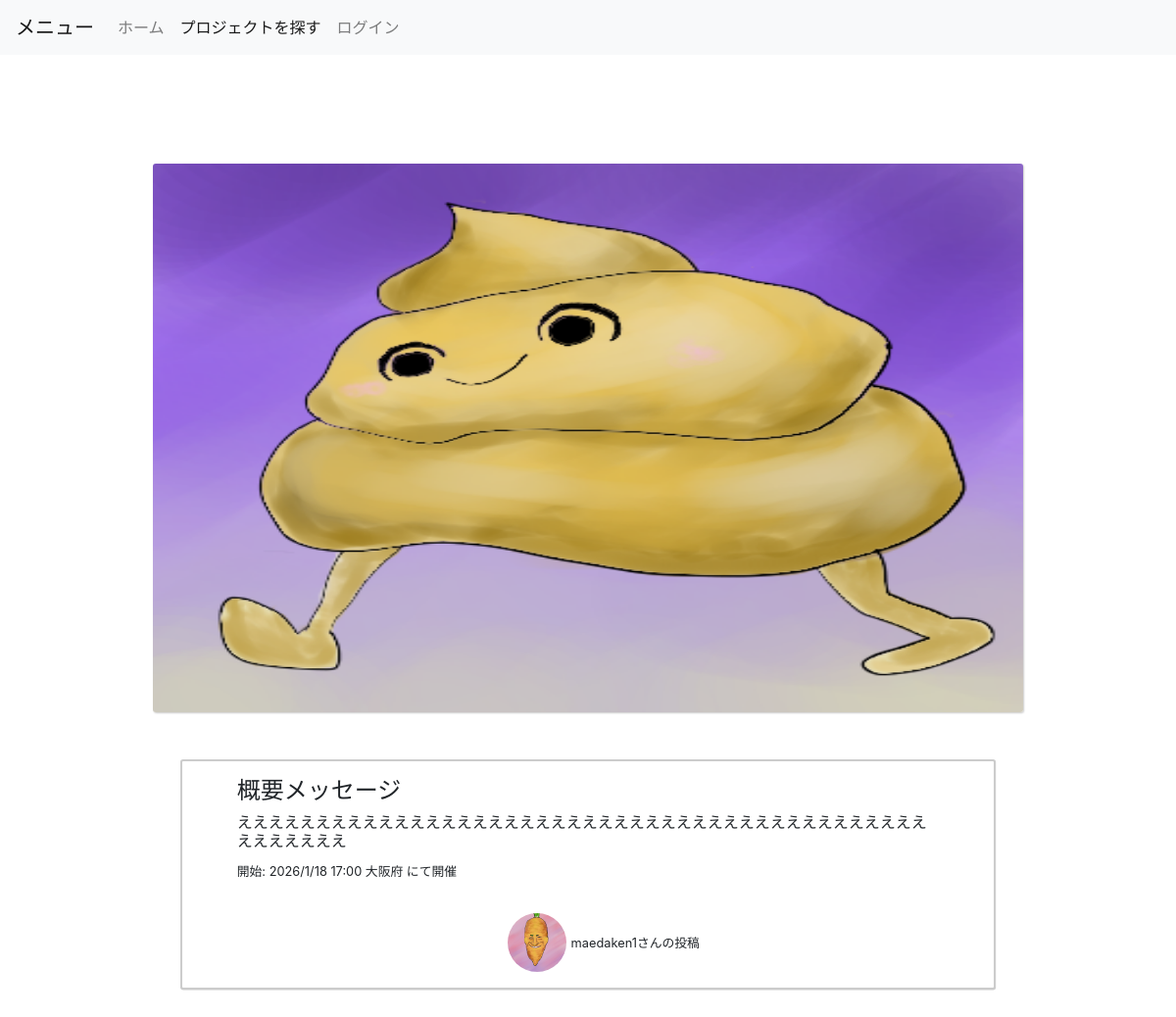
The app's page /lcom_web/project/content.php?id=13 with its own data.
### tables this page shows
CREATE TABLE `projects` (
  `id` int(11) NOT NULL,
  `project_name` varchar(255) NOT NULL,
  `message` text NOT NULL,
  `member_id` int(11) NOT NULL,
  `place` varchar(255) NOT NULL,
  `project_picture` varchar(255) NOT NULL,
  `open_year` int(11) NOT NULL,
  `open_month` int(11) NOT NULL,
  `open_date` int(11) NOT NULL,
  `open_time` int(11) NOT NULL,
  `place_id` int(11) NOT NULL,
  `created` datetime NOT NULL,
  `modified` timestamp NOT NULL DEFAULT current_timestamp() ON UPDATE current_timestamp()
);

CREATE TABLE `members` (
  `id` int(11) NOT NULL,
  `name` varchar(255) NOT NULL,
  `email` varchar(255) NOT NULL,
  `password` varchar(128) NOT NULL,
  `picture` varchar(255) NOT NULL,
  `point` int(11) NOT NULL,
  `created` datetime NOT NULL,
  `modified` timestamp NOT NULL DEFAULT current_timestamp() ON UPDATE current_timestamp()
);

### lcom_web/prefacture.php (called while the page is built, shortened)
<?php
function refer_prefecture($place_id){
    switch ($place_id) {
        case '3':
        $prefacture = '大阪府';
          break;
        }
    return $prefacture;
}
?>

### lcom_web/project/content.php (the view, shortened to what this page needs)
<?php
require('../dbconnect.php');
require('../prefacture.php');
if (isset($_SESSION['id']) && $_SESSION['time'] + 3600 > time()) {
    $_SESSION['time'] = time();
    $loginflag = true;
} else {
    $loginflag = false;
}
$procards = $db->prepare('SELECT * FROM projects WHERE id=?');
$procards->execute(array($_REQUEST['id']));
$procard = $procards->fetch();
$members = $db->prepare('SELECT * FROM members WHERE id=?');
$members->execute(array($procard['member_id']));
$member = $members->fetch();
$prefacture = refer_prefecture($procard['place_id']);
?>
<!DOCTYPE html>
<html lang="ja">
<head>
    <link rel="stylesheet" href="https://stackpath.bootstrapcdn.com/bootstrap/4.3.1/css/bootstrap.min.css">
    <link rel="stylesheet" href="../style.css">
</head>
<body>
    <nav class="navbar navbar-expand-lg navbar-light bg-light">
        <a class="navbar-brand" href="#">メニュー</a>
        <div class="collapse navbar-collapse" id="navbarNavAltMarkup">
            <div class="navbar-nav">
                <a class="nav-item nav-link" href="../index.php">ホーム</a>
                <a class="nav-item nav-link active" href="joinproject.php">プロジェクトを探す<span class="sr-only">(current)</span></a>
                <?php if (!$loginflag) : ?>
                    <a class="nav-item nav-link" href="../login/login.php">ログイン</a>
                <?php endif; ?>
            </div>
        </div>
    </nav>
    <div class="container">
        <img src="../image/project/<?php print(htmlspecialchars($procard['project_picture'], ENT_QUOTES)); ?>" class="content-img mb-3" ; alt="...">
        <div class="kakomi">
            <h4>概要メッセージ</h4>
            <h6><?php print(htmlspecialchars($procard['message'], ENT_QUOTES)); ?></h6>
            <small>開始: <?php print(htmlspecialchars($procard['open_year'] . "/" . $procard['open_month'] . "/" . $procard['open_date'] . " " . $procard['open_time'] . ":00", ENT_QUOTES)); ?> <?php print(htmlspecialchars($prefacture, ENT_QUOTES)); ?> にて開催</small>
            <br>
            <nav class="inline-block">
                <ul>
                    <li>
                        <div class="content-icon">
                            <img src="../image/icon/<?php print(htmlspecialchars($member['picture'], ENT_QUOTES)); ?>" class="content-icon" alt="写真">
                        </div>
                    </li>
                    <li><small><?php print(htmlspecialchars($member['name'], ENT_QUOTES)); ?>さんの投稿</small></li>
                </ul>
            </nav>
        </div>
    </div>
</body>
</html>

### lcom_web/style.css (style rules this page uses)
.content-icon { margin: 1rem; border-radius: 50%; width: 60px; height: 60px; }
.content-img { text-align: center; margin: 10%; width: 80%; height: 35rem; border-radius: 3px; box-shadow: 1px 1px 2px #ccc; }
.kakomi { margin: 2em auto; padding: 1em 3.5em; width: 75%; background-color: #fff; border: 2px solid #ccc; border-radius: 3px; box-shadow: 0.2px 0.4px 0.6px #ccc; }
.inline-block { text-align: center; }
.inline-block ul { list-style: none; margin: 0; padding: 0; }
.inline-block li { display: inline-block; }

### records on screen
projects: project_picture (picture), message "えええええええええええええええええええええええええええええええええええええええええええええええええええ", open_year+open_month+open_date "2026/1/18 17:00", place "大阪府"
members: picture (picture), name "maedaken1"
